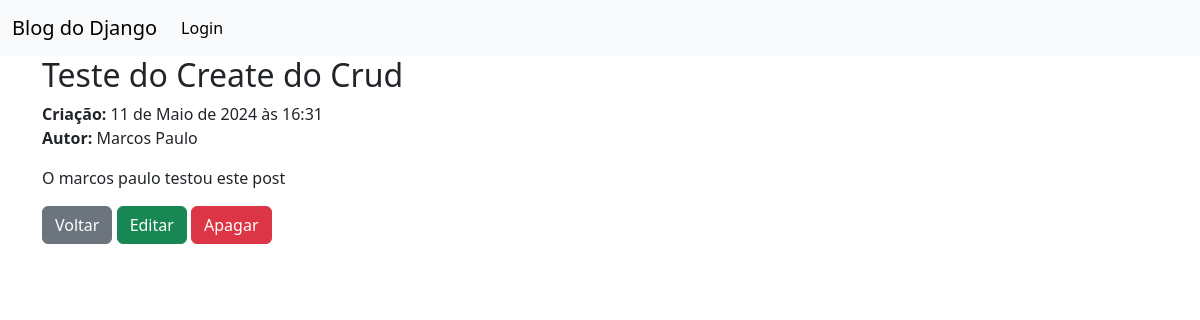
/post/5/, run on the app's committed database.
### blog/models.py (models this page shows, shortened)
class Post(models.Model):
    title = models.CharField(max_length=150)
    date = models.DateTimeField(auto_now=True)
    author = models.ForeignKey(
        settings.AUTH_USER_MODEL,
        on_delete=models.CASCADE,
    )
    content = models.TextField()

### blog/views.py (the view)
# urls.py: path('post/<int:pk>/', BlogDetailView.as_view(), name='post_detail'),
class BlogDetailView(DetailView):
    model = Post
    template_name = 'post_detail.html'

### templates/post_detail.html
{% extends "base.html" %}
{% block content %}
    <h2>{{post.title}}</h2>
    <p><b>Criação:</b> {{post.date}}<br/>
    <b>Autor:</b> {{post.author.first_name}}</p>
    <p>{{post.content}}</p>
    <p><a class="btn btn-secondary" href="{% url 'home' %}" role="button">Voltar</a>
       <a class="btn btn-success" href="{% url 'post_update' post.pk %}" role="button">Editar</a>
       <a class="btn btn-danger" href="{% url 'post_delete' post.pk %}" role="button">Apagar</a>
    </p>
{% endblock content %}

### data on the page
Post: title "Teste do Create do Crud", date "11 de Maio de 2024 às 16:31", author.first_name "Marcos Paulo", content "O marcos paulo testou este post"
